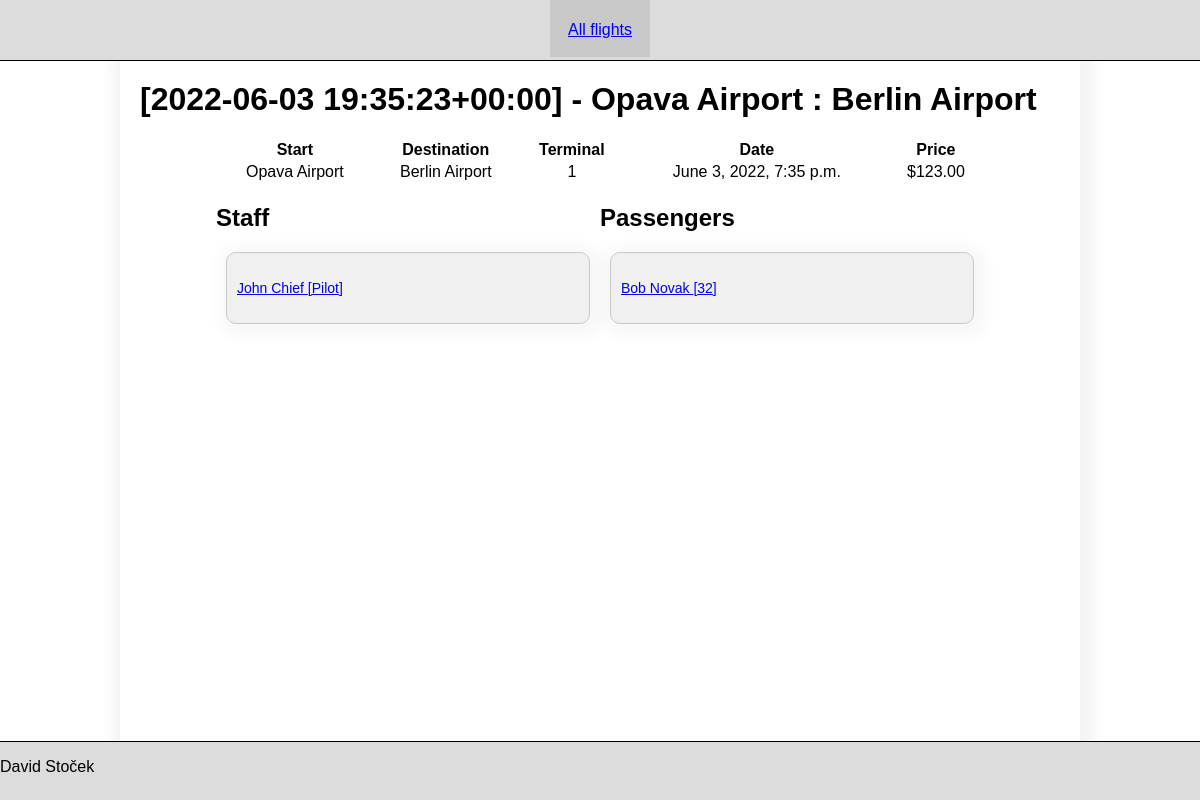
Page /flight/2 on the committed database.
### flight/models.py (models this page shows, shortened)
class Flight(models.Model):
    price = models.DecimalField(max_digits=32, decimal_places=2)
    terminal = models.IntegerField()
    date = models.DateTimeField()
    plane = models.ForeignKey('Plane', on_delete=models.CASCADE)
    start = models.ForeignKey('Airport', on_delete=models.CASCADE, related_name='hey')
    destination = models.ForeignKey('Airport', on_delete=models.CASCADE)
    def __str__(self):
        return f'[{self.date}] - {self.start} : {self.destination}'

class Airport(models.Model):
    name = models.CharField(max_length=45)
    city = models.ForeignKey('City', on_delete=models.CASCADE)
    def __str__(self):
        return self.name

class Staff(models.Model):
    role = models.CharField(max_length=45)
    flight = models.ForeignKey('Flight', on_delete=models.CASCADE)
    person = models.ForeignKey('Person', on_delete=models.CASCADE)

class Person(models.Model):
    name = models.CharField(max_length=60)
    surname = models.CharField(max_length=60)
    gender = models.CharField(max_length=6, choices=Gender.choices, default=Gender.MALE)
    date_of_birth = models.DateField()
    postcode = models.CharField(max_length=45)
    street_name = models.CharField(max_length=45)
    house_number = models.IntegerField()
    city = models.ForeignKey('City', on_delete=models.CASCADE)
    def __str__(self):
        return f'{self.name} {self.surname}'

class Passenger(models.Model):
    seat = models.IntegerField()
    flight = models.ForeignKey('Flight', on_delete=models.CASCADE)
    person = models.ForeignKey('Person', on_delete=models.CASCADE)

### flight/views.py (the view)
# urls.py: path('', include('flight.urls')),
def flight(request, flight_id):
    context = {
        'flight_filter': Flight.objects.filter(id=flight_id).values_list(flat=True).distinct().first(),
        'flight_get': Flight.objects.get(pk=flight_id),
        'flight_staff': Staff.objects.filter(flight=flight_id),
        'flight_passenger': Passenger.objects.filter(flight=flight_id),
    }
    return render(request, 'flight/detail.html', context=context)

### flight/templates/flight/detail.html
{% extends 'base.html' %}
{% block content %}
    <div class="detail_flight">
        <h1>{{ flight_get }}</h1>
    </div>
    <table class="list_table">
        <tr>
            <th>Start</th>
            <th>Destination</th>
            <th>Terminal</th>
            <th>Date</th>
            <th>Price</th>
        </tr>
        <tr>
            <td>{{ flight_get.start }}</td>
            <td>{{ flight_get.destination }}</td>
            <td>{{ flight_get.terminal }}</td>
            <td>{{ flight_get.date }}</td>
            <td>${{ flight_get.price }}</td>
        </tr>
    </table>
    <div class="detail_people">
        <div class="detail_people_single">
            <h2>Staff</h2>
            {% for staff in flight_staff %}
                <a href="/person/{{ staff.person.id }}">
                    <span class="box-click">
                        {{ staff.person }} [{{ staff.role }}]
                    </span>
                </a>
            {% endfor %}
        </div>
        <div class="detail_people_single">
            <h2>Passengers</h2>
            {% for passenger in flight_passenger %}
               <a href="/person/{{ passenger.person.id }}">
                    <span class="box-click">
                        {{ passenger.person }} [{{ passenger.seat }}]
                    </span>
                </a>
            {% endfor %}
        </div>
    </div>
{% endblock %}

### flight/static/css/styles.css (style rules this page uses)
* { font-family: sans-serif; }
body { background-color: white; margin: 0; padding: 0; }
h1 { padding: 20px; margin: 0; }
.box-click { font-size: 14px; display: block; border-radius: 10px; border: 1px solid rgb(200, 200, 200); height: 50px; background-color: rgb(240,240,240); box-shadow: 3px 3px 14px 10px rgba(0,0,0,0.03); padding: 10px; margin: 10px; cursor: pointer; transition: background-color 0.2s; line-height: 50px; }
.detail_people { display: grid; width: 80%; margin-left: 10%; }
.detail_people_single { width: 100%; }
@media (min-width: 600px) { .detail_people { grid-template-columns: repeat(2, 1fr); } }
.list_table { width: 80%; margin-left: 10%; }

### rows in the picture
Flight: date+start+destination "[2022-06-03 19:35:23+00:00] - Opava Airport : Berlin Airport", start "Opava Airport", destination "Berlin Airport", terminal "1", date "June 3, 2022, 7:35 p.m.", price "123.00"
Staff: person "John Chief", role "Pilot"
Passenger: person "Bob Novak", seat "32"
